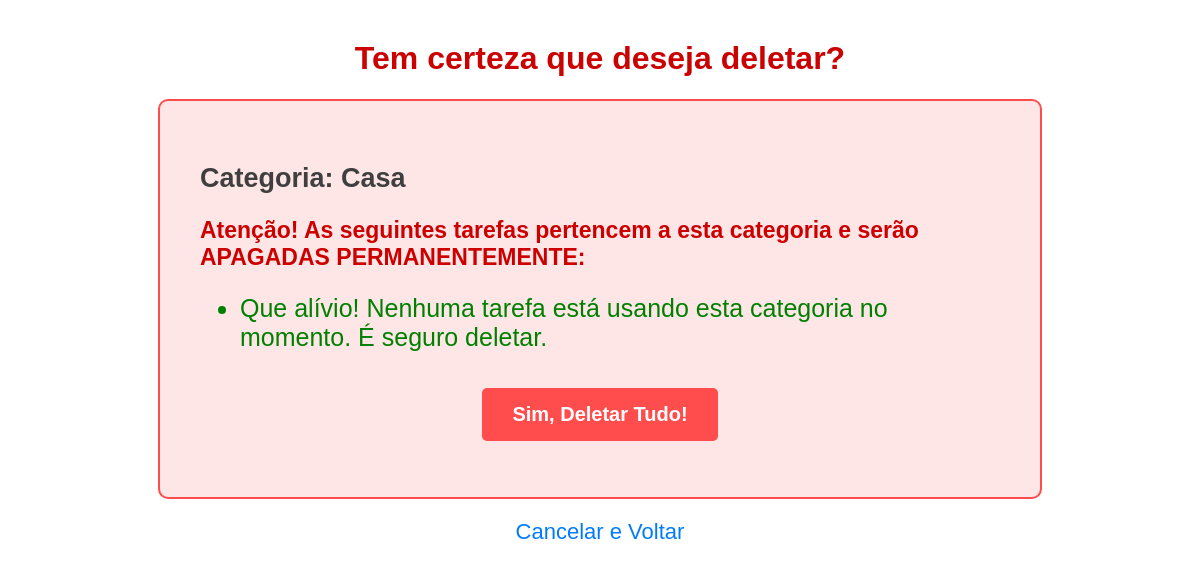
Page /confirmar_exclusao/20/ on the earlier database version.
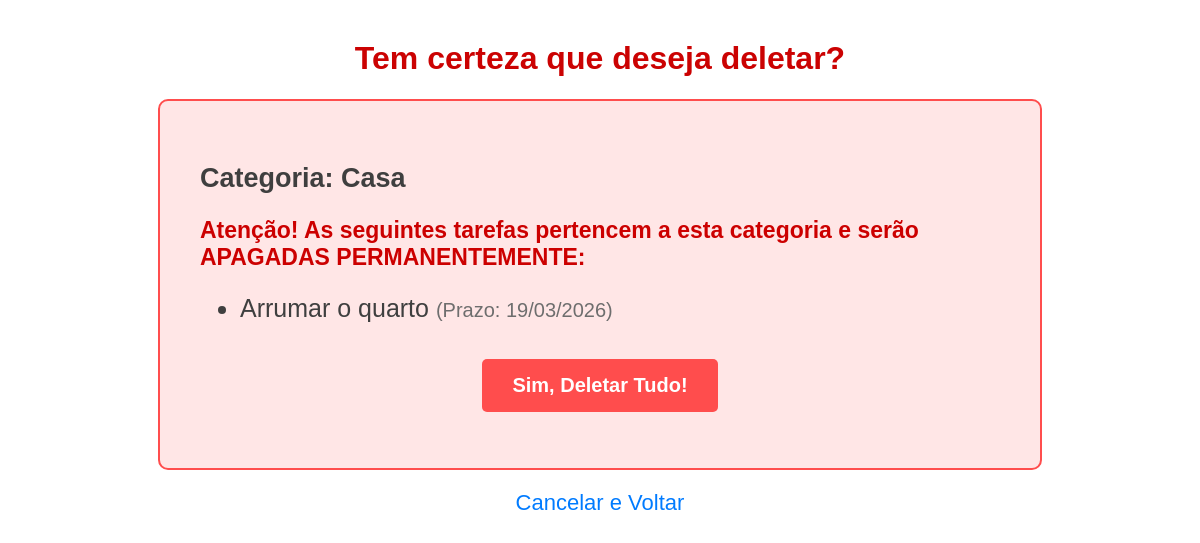
Same page on the later database version.
### tarefas/models.py (models this page shows, shortened)
class Categoria(models.Model):
    nome = models.CharField(max_length=100, unique=True)

class Tarefa(models.Model):
    nome = models.CharField(max_length=200)
    descricao = models.TextField(blank=True, null=True)
    categoria = models.ForeignKey(Categoria, on_delete=models.CASCADE)
    data_limite = models.DateField(validators=[validar_data_limite])
    horario_limite = models.TimeField(default='23:59', null=True, blank=True) # opcional
    status = models.CharField(max_length=100, default='Pendente')
    data_execucao = models.DateField(null=True, blank=True, ) # opcional
    data_conclusao = models.DateTimeField(null=True, blank=True) # para poder deletar depois de 24hrs de concluída

### tarefas/views.py (the view)
# urls.py: path('confirmar_exclusao/<int:id_categoria>/', views.confirmar_exclusao, name='confirmar_explusao'),
def confirmar_exclusao(request, id_categoria):
    categoria_alvo = Categoria.objects.get(id=id_categoria)
    tarefas_ameacadas = Tarefa.objects.filter(categoria=categoria_alvo) # busca no banco de dados todas as tarefas que pertencem a categoria selecionada
    if request.method == 'POST': # se confirmou a exclusão
        categoria_alvo.delete() # O CASCADE apaga as tarefas junto
        messages.success(request, f'Categoria "{categoria_alvo.nome}" e suas tarefas foram deletadas!')
        return redirect('/deletar_categoria/')
    return render(request, 'confirmar_exclusao.html', {'categoria': categoria_alvo, 'tarefas': tarefas_ameacadas})

### tarefas/templates/confirmar_exclusao.html (shortened to what this page needs)
﻿<!DOCTYPE html>
<html lang="pt-br">
<head>
</head>
<body>
    <h1>Tem certeza que deseja deletar?</h1>
    <div class="caixa-alerta">
        <h2>Categoria: {{ categoria.nome }}</h2>
        <p style="font-size: 23px; font-weight: bold; color: #cc0000;">
            Atenção! As seguintes tarefas pertencem a esta categoria e serão APAGADAS PERMANENTEMENTE:
        </p>
        <ul>
            {% for tarefa in tarefas %}
                <li class="tarefa-item">
                    {{ tarefa.nome }}
                    <span style="font-size: 20px; color: #6e6e6e;">(Prazo: {{ tarefa.data_limite|date:"d/m/Y" }})</span>
                </li>
            {% empty %}
                <li class="tarefa-item" style="color: green;">
                    Que alívio! Nenhuma tarefa está usando esta categoria no momento. É seguro deletar.
                </li>
            {% endfor %}
        </ul>
        <form method="POST" action="/confirmar_exclusao/{{ categoria.id }}/" style="text-align: center;">
            <button type="submit" class="btn-deletar">Sim, Deletar Tudo!</button>
        </form>
    </div>
    <a href="/deletar_categoria/" class="voltar">Cancelar e Voltar</a>
</body>
</html>

### tarefas/templates/confirmar_exclusao.html (style rules this page uses)
body { font-family: Arial, sans-serif; text-align: center; margin-top: 1px; }
.caixa-alerta { background-color: #ffe6e6; border: 2px solid #ff4d4d; border-radius: 10px; width: 800px; margin: 0 auto; padding: 40px; text-align: left; }
h1 { color: #cb0202; }
h2 { color: #3f3f3f; font-size: 27px; }
.tarefa-item { font-size: 25px; color: #3f3f3f; margin-bottom: 10px; }
.btn-deletar { background-color: #ff4d4d; color: white; padding: 15px 30px; font-size: 20px; border: none; border-radius: 5px; cursor: pointer; font-weight: bold; margin-top: 20px; }
.voltar { font-size: 22px; display: inline-block; margin-top: 20px; text-decoration: none; color: #007BFF; }

Differences in the rows shown:
added Tarefa: nome "Arrumar o quarto", data_limite "19/03/2026"
Other differences:
text no longer shown: "Que alívio! Nenhuma tarefa está usando esta categoria no momento. É seguro deletar."
